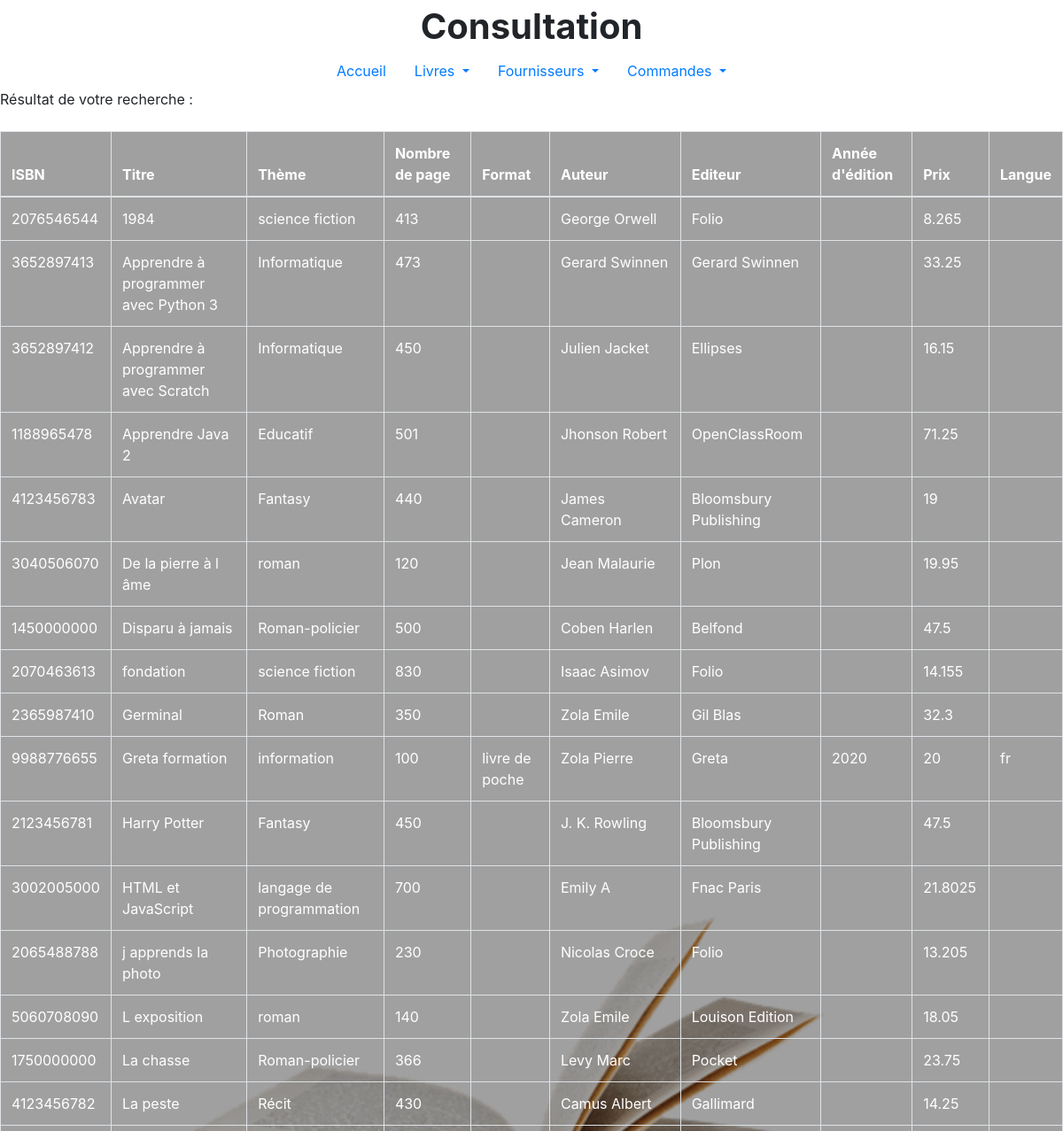
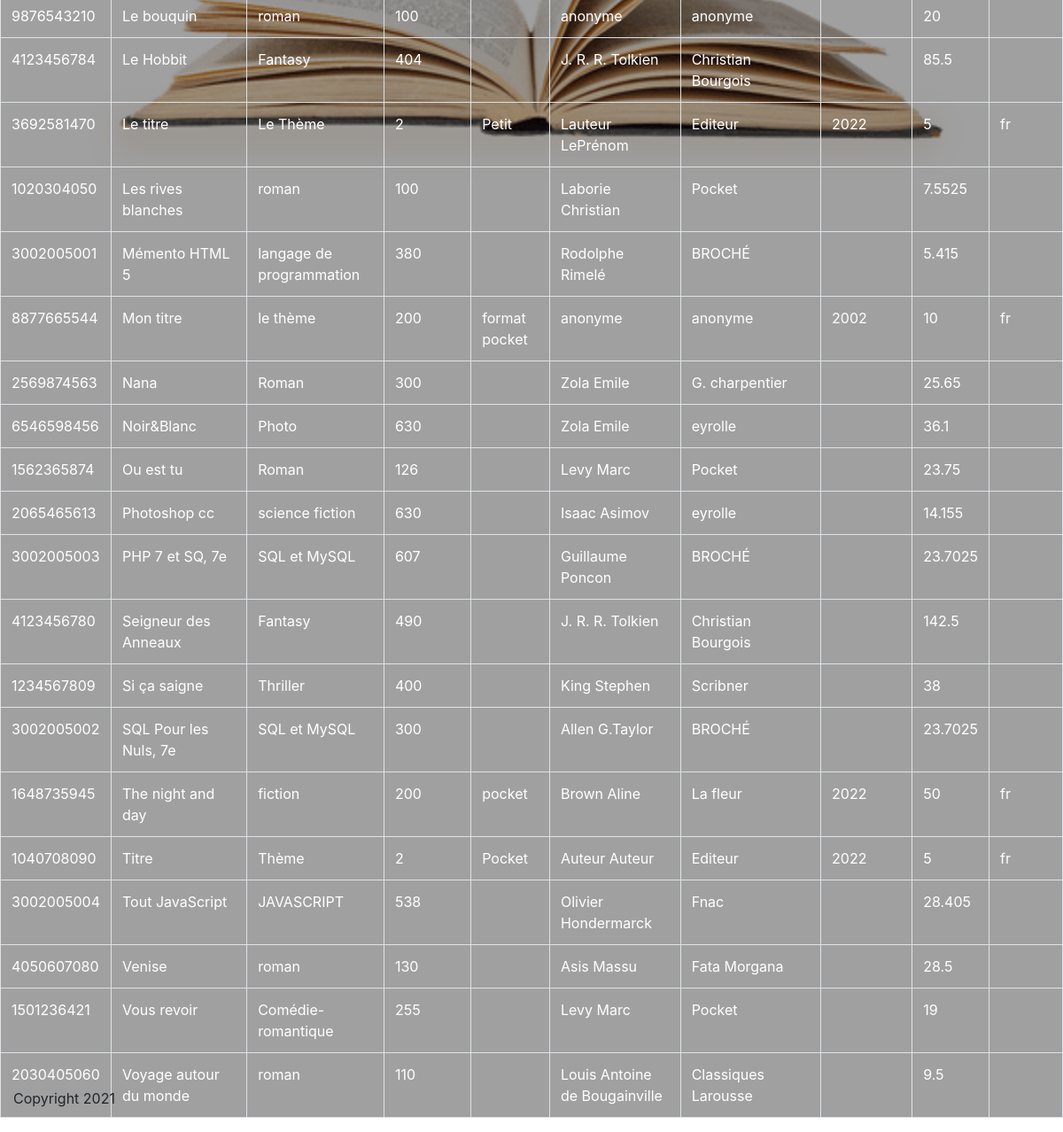
The page /?controller=livre&action=all_livre on the database its author committed (2 pictures, top to bottom).
### tables this page shows
CREATE TABLE IF NOT EXISTS `livre` (
  `isbn` bigint NOT NULL,
  `titre_livre` varchar(40) NOT NULL,
  `theme_livre` varchar(100) NOT NULL,
  `nbr_pages_livre` int NOT NULL,
  `format_livre` varchar(20) DEFAULT NULL,
  `nom_auteur` varchar(30) NOT NULL,
  `prenom_auteur` varchar(30) DEFAULT NULL,
  `editeur` varchar(40) NOT NULL,
  `annee_edition` int DEFAULT NULL,
  `prix_vente` double NOT NULL,
  `langue_livre` varchar(20) DEFAULT NULL,
  PRIMARY KEY (`isbn`),
  UNIQUE KEY `titre_livre` (`titre_livre`)
);

### Controllers/Controller_livre.php (called while the page is built, shortened)
<?php
class Controller_livre extends Controller
{
public function action_all_livre()
{
$m=Model::get_model();
$data=["livres"=>$m->get_all_livres()];
$this->render("all_livre",$data);
}
}
?>

### Models/Model.php (called while the page is built, shortened)
<?php
    class Model
    {
        private $bd ;
        private static $instance = null ;
        private function __construct() {
            $dsn = "mysql:host=localhost;dbname=gestionlibrairie"  ;
            $login = "root" ;
            $mdp = "" ;
            $this->bd = new PDO($dsn, $login, $mdp) ;
            $this->bd->query("SET NAMES 'utf8'") ;
            $this->bd->setAttribute(PDO::ATTR_ERRMODE, PDO::ERRMODE_EXCEPTION) ;
        }
        public static function get_model() {
            if (is_null(self::$instance))
            {
                self::$instance = new Model() ;
            }
            return self::$instance ;
        }
        public function get_all_livres() {
            $r = $this->bd->prepare("SELECT * FROM livre order by titre_livre" ) ;
            $r->execute() ;
            return $r->fetchAll(PDO::FETCH_OBJ) ;
        }
    }

### Views/view_all_livre.php (the view)
Résultat de votre recherche :
<br><br>
<table class='table table-bordered table-responsive-md bg_table'>
	<thead>
		<tr>
			<th>ISBN</th>
			<th>Titre</th>
			<th>Thème</th>
			<th>Nombre de page</th>
			<th>Format</th>
			<th>Auteur</th>
			<th>Editeur</th>
			<th>Année d'édition</th>
			<th>Prix</th>
			<th>Langue</th>
		</tr>
	</thead>
	<tbody>
		<?php foreach ($livres as $l):?>
			<tr>
				<td> <?=$l->isbn?> </td>
				<td> <?=$l->titre_livre?> </td>
				<td> <?=$l->theme_livre?> </td>
				<td> <?=$l->nbr_pages_livre?> </td>
				<td> <?=$l->format_livre?> </td>
				<td> <?=$l->nom_auteur?> <?=$l->prenom_auteur?></td>
				<td> <?=$l->editeur?> </td>
				<td> <?=$l->annee_edition?> </td>
				<td> <?=$l->prix_vente?> </td>
				<td> <?=$l->langue_livre?> </td>
			</tr>
		<?php endforeach; ?>
	</tbody>
</table>

### index.php (shortened to what this page needs)
<!DOCTYPE html>
<html lang="fr">
<head>
	<link rel="stylesheet" href="https://cdn.jsdelivr.net/npm/bootstrap@4.6.0/dist/css/bootstrap.min.css">
	<link rel="stylesheet" href="https://cdnjs.cloudflare.com/ajax/libs/twitter-bootstrap/4.6.0/css/bootstrap.min.css">
	<link rel="stylesheet" href="https://cdnjs.cloudflare.com/ajax/libs/font-awesome/5.15.2/css/all.min.css">
	<link rel="stylesheet" type="text/css" href="Content/style4.css">
</head>
<body>
	<?php
	require_once 'Controllers/Controller.php';
	require_once 'Models/Model.php';
	require_once 'Utils/header.php';
	$controllers=["home","livre","fournisseur","commande"];
	$controller_default="home";
	if (isset($_GET['controller']) and in_array($_GET['controller'],$controllers))
	{
		$nom_controller=$_GET['controller'];
	}
	else
	{
		$nom_controller=$controller_default;
	}
	$nom_classe="Controller_".$nom_controller;
	$nom_fichier="Controllers/".$nom_classe.".php";
	if (file_exists($nom_fichier))
	{
		$controller=new $nom_classe();
	}
	else
	{
		exit("Error 404 : not found");
	}
	require_once 'Utils/footer.php';
	 ?>
</body>
</html>

### Utils/header.php (shortened to what this page needs)
<header>
	<div class="container-fluid">
		<div class="row">
			<div class="col-12 text-center" id="titre">
				Consultation
			</div>
		</div>
		<ul class="nav justify-content-center nav-pills" id="menu">
			<li class="nav-item dropdown">
				<a class="nav-link" href="?controller=home&action=home">Accueil</a>
			</li>
			<li class="nav-item dropdown">
        		<a class="nav-link dropdown-toggle" href="#" id="navbarDropdownMenuLink" data-toggle="dropdown" aria-haspopup="true" aria-expanded="false">
          		Livres
        		</a>
      		</li>
      		<li class="nav-item dropdown">
        		<a class="nav-link dropdown-toggle" href="#" id="navbarDropdownMenuLink" data-toggle="dropdown" aria-haspopup="true" aria-expanded="false">
          		Fournisseurs
        		</a>
      		</li>
      		<li class="nav-item dropdown">
        		<a class="nav-link dropdown-toggle" href="#" id="navbarDropdownMenuLink" data-toggle="dropdown" aria-haspopup="true" aria-expanded="false">
          		Commandes
        		</a>
      		</li>
		</ul>
	</div>
</header>

### Controllers/Controller.php (shortened to what this page needs)
<?php
abstract class Controller
{
	public function __construct()
	{
		if (isset($_GET['action']) and method_exists($this, "action_".$_GET['action']))
		{
			$action="action_".$_GET['action'];
			$this->$action();
		}
		else
		{
			$this->action_default();
		}
	}
	protected function render ($vue,$data=[])
	{
		extract($data);
		$file_name="Views/view_".$vue.".php";
		if(file_exists($file_name))
		{
			require($file_name);
		}
		else
		{
			$this->action_error("pas de vue");
		}
	}
}
?>

### Utils/footer.php
<footer>
	<div class="container-fluid">
		<div class="row">
			<div class="col-12">
				Copyright 2021
			</div>
		</div>
	</div>
</footer>

### Content/style4.css (style rules this page uses)
html { position: relative; min-height: 100%; }
body { width: 100%; background-image: url('./livre.png'); background-attachment: fixed; background-repeat: no-repeat; background-position: center; position: absolute; min-height:100%; margin: 0 0 px; }
footer { position: absolute; left: 0; bottom: 0; height: 50px; width: 100%; }
footer { grid-row:19; }
#titre { font-size: 250%; font-weight: bold; }
.bg_table { background-color: #0000005F; color: white; }

### rows shown on the page
livre: isbn "2076546544", titre_livre "1984", theme_livre "science fiction", nbr_pages_livre "413", nom_auteur "George Orwell", editeur "Folio", prix_vente "8.265"
livre: isbn "3652897413", titre_livre "Apprendre à programmer avec Python 3", theme_livre "Informatique", nbr_pages_livre "473", nom_auteur "Gerard Swinnen", editeur "Gerard Swinnen", prix_vente "33.25"
livre: isbn "3652897412", titre_livre "Apprendre à programmer avec Scratch", theme_livre "Informatique", nbr_pages_livre "450", nom_auteur "Julien Jacket", editeur "Ellipses", prix_vente "16.15"
livre: isbn "1188965478", titre_livre "Apprendre Java 2", theme_livre "Educatif", nbr_pages_livre "501", nom_auteur "Jhonson", prenom_auteur "Robert", editeur "OpenClassRoom", prix_vente "71.25"
livre: isbn "4123456783", titre_livre "Avatar", theme_livre "Fantasy", nbr_pages_livre "440", nom_auteur "James Cameron", editeur "Bloomsbury Publishing", prix_vente "19"
livre: isbn "3040506070", titre_livre "De la pierre à l âme", theme_livre "roman", nbr_pages_livre "120", nom_auteur "Jean Malaurie", editeur "Plon", prix_vente "19.95"
livre: isbn "1450000000", titre_livre "Disparu à jamais", theme_livre "Roman-policier", nbr_pages_livre "500", nom_auteur "Coben", prenom_auteur "Harlen", editeur "Belfond", prix_vente "47.5"
livre: isbn "2070463613", titre_livre "fondation", theme_livre "science fiction", nbr_pages_livre "830", nom_auteur "Isaac Asimov", editeur "Folio", prix_vente "14.155"
livre: isbn "2365987410", titre_livre "Germinal", theme_livre "Roman", nbr_pages_livre "350", nom_auteur "Zola", prenom_auteur "Emile", editeur "Gil Blas", prix_vente "32.3"
livre: isbn "9988776655", titre_livre "Greta formation", theme_livre "information", nbr_pages_livre "100", format_livre "livre de poche", nom_auteur "Zola", prenom_auteur "Pierre", editeur "Greta", annee_edition "2020", prix_vente "20", langue_livre "fr"
livre: isbn "2123456781", titre_livre "Harry Potter", theme_livre "Fantasy", nbr_pages_livre "450", nom_auteur "J. K. Rowling", editeur "Bloomsbury Publishing", prix_vente "47.5"
livre: isbn "3002005000", titre_livre "HTML et JavaScript", theme_livre "langage de programmation", nbr_pages_livre "700", nom_auteur "Emily A", editeur "Fnac Paris", prix_vente "21.8025"
livre: isbn "2065488788", titre_livre "j apprends la photo", theme_livre "Photographie", nbr_pages_livre "230", nom_auteur "Nicolas Croce", editeur "Folio", prix_vente "13.205"
livre: isbn "5060708090", titre_livre "L exposition", theme_livre "roman", nbr_pages_livre "140", nom_auteur "Zola", prenom_auteur "Emile", editeur "Louison Edition", prix_vente "18.05"
livre: isbn "1750000000", titre_livre "La chasse", theme_livre "Roman-policier", nbr_pages_livre "366", nom_auteur "Levy", prenom_auteur "Marc", editeur "Pocket", prix_vente "23.75"
livre: isbn "4123456782", titre_livre "La peste", theme_livre "Récit", nbr_pages_livre "430", nom_auteur "Camus", prenom_auteur "Albert", editeur "Gallimard", prix_vente "14.25"
livre: isbn "9876543210", titre_livre "Le bouquin", theme_livre "roman", nbr_pages_livre "100", nom_auteur "anonyme", editeur "anonyme", prix_vente "20"
livre: isbn "4123456784", titre_livre "Le Hobbit", theme_livre "Fantasy", nbr_pages_livre "404", nom_auteur "J. R. R. Tolkien", editeur "Christian Bourgois", prix_vente "85.5"
livre: isbn "3692581470", titre_livre "Le titre", theme_livre "Le Thème", nbr_pages_livre "2", format_livre "Petit", nom_auteur "Lauteur", prenom_auteur "LePrénom", editeur "Editeur", annee_edition "2022", prix_vente "5", langue_livre "fr"
livre: isbn "1020304050", titre_livre "Les rives blanches", theme_livre "roman", nbr_pages_livre "100", nom_auteur "Laborie", prenom_auteur "Christian", editeur "Pocket", prix_vente "7.5525"
livre: isbn "3002005001", titre_livre "Mémento HTML 5", theme_livre "langage de programmation", nbr_pages_livre "380", nom_auteur "Rodolphe Rimelé", editeur "BROCHÉ", prix_vente "5.415"
livre: isbn "8877665544", titre_livre "Mon titre", theme_livre "le thème", nbr_pages_livre "200", format_livre "format pocket", nom_auteur "anonyme", editeur "anonyme", annee_edition "2002", prix_vente "10", langue_livre "fr"
livre: isbn "2569874563", titre_livre "Nana", theme_livre "Roman", nbr_pages_livre "300", nom_auteur "Zola", prenom_auteur "Emile", editeur "G. charpentier", prix_vente "25.65"
livre: isbn "6546598456", titre_livre "Noir&Blanc", theme_livre "Photo", nbr_pages_livre "630", nom_auteur "Zola", prenom_auteur "Emile", editeur "eyrolle", prix_vente "36.1"
livre: isbn "1562365874", titre_livre "Ou est tu", theme_livre "Roman", nbr_pages_livre "126", nom_auteur "Levy", prenom_auteur "Marc", editeur "Pocket", prix_vente "23.75"
livre: isbn "2065465613", titre_livre "Photoshop cc", theme_livre "science fiction", nbr_pages_livre "630", nom_auteur "Isaac Asimov", editeur "eyrolle", prix_vente "14.155"
livre: isbn "3002005003", titre_livre "PHP 7 et SQ, 7e", theme_livre "SQL et MySQL", nbr_pages_livre "607", nom_auteur "Guillaume Poncon", editeur "BROCHÉ", prix_vente "23.7025"
livre: isbn "4123456780", titre_livre "Seigneur des Anneaux", theme_livre "Fantasy", nbr_pages_livre "490", nom_auteur "J. R. R. Tolkien", editeur "Christian Bourgois", prix_vente "142.5"
livre: isbn "1234567809", titre_livre "Si ça saigne", theme_livre "Thriller", nbr_pages_livre "400", nom_auteur "King", prenom_auteur "Stephen", editeur "Scribner", prix_vente "38"
livre: isbn "3002005002", titre_livre "SQL Pour les Nuls, 7e", theme_livre "SQL et MySQL", nbr_pages_livre "300", nom_auteur "Allen G.Taylor", editeur "BROCHÉ", prix_vente "23.7025"
livre: isbn "1648735945", titre_livre "The night and day", theme_livre "fiction", nbr_pages_livre "200", format_livre "pocket", nom_auteur "Brown", prenom_auteur "Aline", editeur "La fleur", annee_edition "2022", prix_vente "50", langue_livre "fr"
livre: isbn "1040708090", titre_livre "Titre", theme_livre "Thème", nbr_pages_livre "2", format_livre "Pocket", nom_auteur "Auteur", prenom_auteur "Auteur", editeur "Editeur", annee_edition "2022", prix_vente "5", langue_livre "fr"
livre: isbn "3002005004", titre_livre "Tout JavaScript", theme_livre "JAVASCRIPT", nbr_pages_livre "538", nom_auteur "Olivier Hondermarck", editeur "Fnac", prix_vente "28.405"
livre: isbn "4050607080", titre_livre "Venise", theme_livre "roman", nbr_pages_livre "130", nom_auteur "Asis Massu", editeur "Fata Morgana", prix_vente "28.5"
livre: isbn "1501236421", titre_livre "Vous revoir", theme_livre "Comédie-romantique", nbr_pages_livre "255", nom_auteur "Levy", prenom_auteur "Marc", editeur "Pocket", prix_vente "19"
livre: isbn "2030405060", titre_livre "Voyage autour du monde", theme_livre "roman", nbr_pages_livre "110", nom_auteur "Louis Antoine de Bougainville", editeur "Classiques Larousse", prix_vente "9.5"
